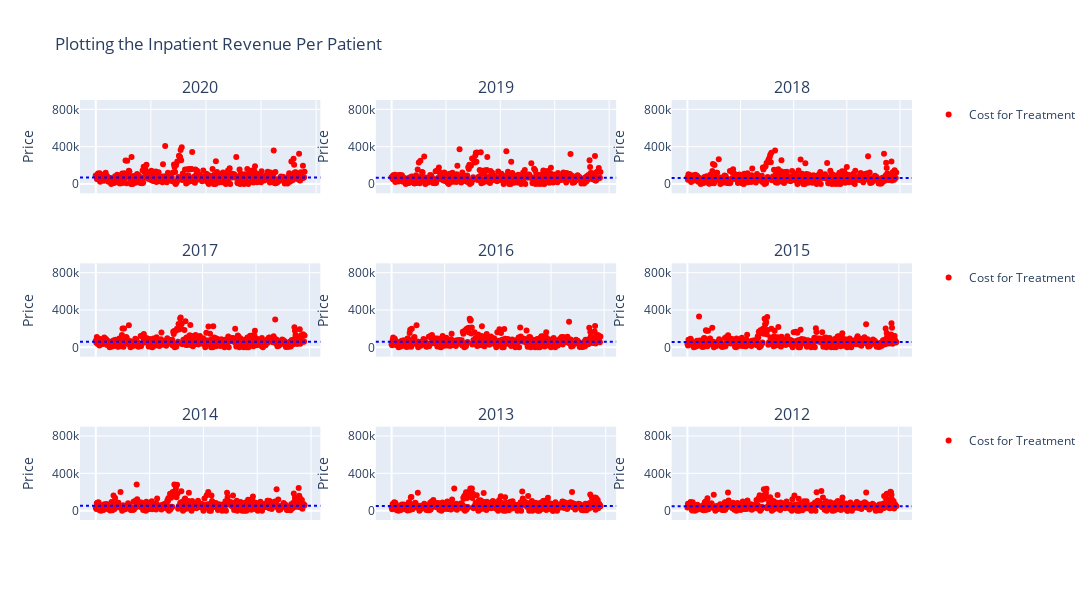

This figure's notebook cell:
### Markdown cell above
Graphing Inpatient Value over Time

### Code cell
fig = make_subplots(rows=3, cols=3, subplot_titles = ("2020", "2019", "2018", "2017", "2016", "2015", "2014", "2013", "2012"))

iplinearregressdata.append(statistics.median(iptnet2020))
iplinearregressdata.append(statistics.median(iptnet2019))
iplinearregressdata.append(statistics.median(iptnet2018))
iplinearregressdata.append(statistics.median(iptnet2017))
iplinearregressdata.append(statistics.median(iptnet2016))
iplinearregressdata.append(statistics.median(iptnet2015))
iplinearregressdata.append(statistics.median(iptnet2014))
iplinearregressdata.append(statistics.median(iptnet2013))
iplinearregressdata.append(statistics.median(iptnet2012))

iptscatter2020 = go.Scatter(x = iptnum2020, y = iptnet2020, mode = "markers", marker = dict(color = "red"), legendgroup = "1", name = "Cost for Treatment")
iptscatter2019 = go.Scatter(x = iptnum2019, y = iptnet2019, mode = "markers", marker = dict(color = "red"), showlegend = False)
iptscatter2018 = go.Scatter(x = iptnum2018, y = iptnet2018, mode = "markers", marker = dict(color = "red"), showlegend = False)
iptscatter2017 = go.Scatter(x = iptnum2017, y = iptnet2017, mode = "markers", marker = dict(color = "red"), legendgroup = "4", name = "Cost for Treatment")
iptscatter2016 = go.Scatter(x = iptnum2016, y = iptnet2016, mode = "markers", marker = dict(color = "red"), showlegend = False)
iptscatter2015 = go.Scatter(x = iptnum2015, y = iptnet2015, mode = "markers", marker = dict(color = "red"), showlegend = False)
iptscatter2014 = go.Scatter(x = iptnum2014, y = iptnet2014, mode = "markers", marker = dict(color = "red"), legendgroup = "7", name = "Cost for Treatment")
iptscatter2013 = go.Scatter(x = iptnum2013, y = iptnet2013, mode = "markers", marker = dict(color = "red"), showlegend = False)
iptscatter2012 = go.Scatter(x = iptnum2012, y = iptnet2012, mode = "markers", marker = dict(color = "red"), showlegend = False)

fig.append_trace(iptscatter2020, row=1, col=1)
fig.append_trace(iptscatter2019, row=1, col=2)
fig.append_trace(iptscatter2018, row=1, col=3)
fig.append_trace(iptscatter2017, row=2, col=1)
fig.append_trace(iptscatter2016, row=2, col=2)
fig.append_trace(iptscatter2015, row=2, col=3)
fig.append_trace(iptscatter2014, row=3, col=1)
fig.append_trace(iptscatter2013, row=3, col=2)
fig.append_trace(iptscatter2012, row=3, col=3)

fig.add_hline(y=statistics.median(iptnet2020), line_dash="dot", row=1, col=1, line_color="#0000FF", line_width=2)
fig.add_hline(y=statistics.median(iptnet2019), line_dash="dot", row=1, col=2, line_color="#0000FF", line_width=2)
fig.add_hline(y=statistics.median(iptnet2018), line_dash="dot", row=1, col=3, line_color="#0000FF", line_width=2)
fig.add_hline(y=statistics.median(iptnet2017), line_dash="dot", row=2, col=1, line_color="#0000FF", line_width=2)
fig.add_hline(y=statistics.median(iptnet2016), line_dash="dot", row=2, col=2, line_color="#0000FF", line_width=2)
fig.add_hline(y=statistics.median(iptnet2015), line_dash="dot", row=2, col=3, line_color="#0000FF", line_width=2)
fig.add_hline(y=statistics.median(iptnet2014), line_dash="dot", row=3, col=1, line_color="#0000FF", line_width=2)
fig.add_hline(y=statistics.median(iptnet2013), line_dash="dot", row=3, col=2, line_color="#0000FF", line_width=2)
fig.add_hline(y=statistics.median(iptnet2012), line_dash="dot", row=3, col=3, line_color="#0000FF", line_width=2)

fig.update_layout(title = "Plotting the Inpatient Revenue Per Patient", width = 2400, height = 600, yaxis1_title = "Price", yaxis2_title = "Price", yaxis3_title = "Price", yaxis4_title = "Price", yaxis5_title = "Price", yaxis6_title = "Price", yaxis7_title = "Price", yaxis8_title = "Price", yaxis9_title = "Price", legend_tracegroupgap = 144)
fig.update_yaxes(tickvals=[0, 400000, 800000], range = [-100000, 900000])
fig.update_xaxes(showticklabels=False)

fig.show()

### Figure 1 — Plotly figure (JSON) as saved in the notebook; plotly's stock layout.template omitted (floating-point values rounded to 4 significant figures; data arrays with more than 128 entries replaced by an {"elided": "..."} marker saying what was removed)
{"data": [{"legendgroup": "1", "marker": {"color": "red"}, "mode": "markers", "name": "Cost for Treatment", "type": "scatter", "x": {"elided": "380 int values"}, "xaxis": "x", "y": {"elided": "380 int values"}, "yaxis": "y"}, {"marker": {"color": "red"}, "mode": "markers", "showlegend": false, "type": "scatter", "x": {"elided": "385 int values"}, "xaxis": "x2", "y": {"elided": "385 int values"}, "yaxis": "y2"}, {"marker": {"color": "red"}, "mode": "markers", "showlegend": false, "type": "scatter", "x": {"elided": "394 int values"}, "xaxis": "x3", "y": {"elided": "394 int values"}, "yaxis": "y3"}, {"legendgroup": "4", "marker": {"color": "red"}, "mode": "markers", "name": "Cost for Treatment", "type": "scatter", "x": {"elided": "392 int values"}, "xaxis": "x4", "y": {"elided": "392 int values"}, "yaxis": "y4"}, {"marker": {"color": "red"}, "mode": "markers", "showlegend": false, "type": "scatter", "x": {"elided": "394 int values"}, "xaxis": "x5", "y": {"elided": "394 int values"}, "yaxis": "y5"}, {"marker": {"color": "red"}, "mode": "markers", "showlegend": false, "type": "scatter", "x": {"elided": "396 int values"}, "xaxis": "x6", "y": {"elided": "396 int values"}, "yaxis": "y6"}, {"legendgroup": "7", "marker": {"color": "red"}, "mode": "markers", "name": "Cost for Treatment", "type": "scatter", "x": {"elided": "389 int values"}, "xaxis": "x7", "y": {"elided": "389 int values"}, "yaxis": "y7"}, {"marker": {"color": "red"}, "mode": "markers", "showlegend": false, "type": "scatter", "x": {"elided": "391 int values"}, "xaxis": "x8", "y": {"elided": "391 int values"}, "yaxis": "y8"}, {"marker": {"color": "red"}, "mode": "markers", "showlegend": false, "type": "scatter", "x": {"elided": "397 int values"}, "xaxis": "x9", "y": {"elided": "397 int values"}, "yaxis": "y9"}], "layout": {"annotations": [{"font": {"size": 16}, "showarrow": false, "text": "2020", "x": 0.1444, "xanchor": "center", "xref": "paper", "y": 1, "yanchor": "bottom", "yref": "paper"}, {"font": {"size": 16}, "showarrow": false, "text": "2019", "x": 0.5, "xanchor": "center", "xref": "paper", "y": 1, "yanchor": "bottom", "yref": "paper"}, {"font": {"size": 16}, "showarrow": false, "text": "2018", "x": 0.8556, "xanchor": "center", "xref": "paper", "y": 1, "yanchor": "bottom", "yref": "paper"}, {"font": {"size": 16}, "showarrow": false, "text": "2017", "x": 0.1444, "xanchor": "center", "xref": "paper", "y": 0.6111, "yanchor": "bottom", "yref": "paper"}, {"font": {"size": 16}, "showarrow": false, "text": "2016", "x": 0.5, "xanchor": "center", "xref": "paper", "y": 0.6111, "yanchor": "bottom", "yref": "paper"}, {"font": {"size": 16}, "showarrow": false, "text": "2015", "x": 0.8556, "xanchor": "center", "xref": "paper", "y": 0.6111, "yanchor": "bottom", "yref": "paper"}, {"font": {"size": 16}, "showarrow": false, "text": "2014", "x": 0.1444, "xanchor": "center", "xref": "paper", "y": 0.2222, "yanchor": "bottom", "yref": "paper"}, {"font": {"size": 16}, "showarrow": false, "text": "2013", "x": 0.5, "xanchor": "center", "xref": "paper", "y": 0.2222, "yanchor": "bottom", "yref": "paper"}, {"font": {"size": 16}, "showarrow": false, "text": "2012", "x": 0.8556, "xanchor": "center", "xref": "paper", "y": 0.2222, "yanchor": "bottom", "yref": "paper"}], "height": 600, "legend": {"tracegroupgap": 144}, "shapes": [{"line": {"color": "#0000FF", "dash": "dot", "width": 2}, "type": "line", "x0": 0, "x1": 1, "xref": "x domain", "y0": 70160.0, "y1": 70160.0, "yref": "y"}, {"line": {"color": "#0000FF", "dash": "dot", "width": 2}, "type": "line", "x0": 0, "x1": 1, "xref": "x2 domain", "y0": 66839, "y1": 66839, "yref": "y2"}, {"line": {"color": "#0000FF", "dash": "dot", "width": 2}, "type": "line", "x0": 0, "x1": 1, "xref": "x3 domain", "y0": 63930.0, "y1": 63930.0, "yref": "y3"}, {"line": {"color": "#0000FF", "dash": "dot", "width": 2}, "type": "line", "x0": 0, "x1": 1, "xref": "x4 domain", "y0": 60609, "y1": 60609, "yref": "y4"}, {"line": {"color": "#0000FF", "dash": "dot", "width": 2}, "type": "line", "x0": 0, "x1": 1, "xref": "x5 domain", "y0": 59750.0, "y1": 59750.0, "yref": "y5"}, {"line": {"color": "#0000FF", "dash": "dot", "width": 2}, "type": "line", "x0": 0, "x1": 1, "xref": "x6 domain", "y0": 55940.0, "y1": 55940.0, "yref": "y6"}, {"line": {"color": "#0000FF", "dash": "dot", "width": 2}, "type": "line", "x0": 0, "x1": 1, "xref": "x7 domain", "y0": 53242, "y1": 53242, "yref": "y7"}, {"line": {"color": "#0000FF", "dash": "dot", "width": 2}, "type": "line", "x0": 0, "x1": 1, "xref": "x8 domain", "y0": 50912, "y1": 50912, "yref": "y8"}, {"line": {"color": "#0000FF", "dash": "dot", "width": 2}, "type": "line", "x0": 0, "x1": 1, "xref": "x9 domain", "y0": 48544, "y1": 48544, "yref": "y9"}], "title": {"text": "Plotting the Inpatient Revenue Per Patient"}, "width": 2400, "xaxis": {"anchor": "y", "domain": [0, 0.2889], "showticklabels": false}, "xaxis2": {"anchor": "y2", "domain": [0.3556, 0.6444], "showticklabels": false}, "xaxis3": {"anchor": "y3", "domain": [0.7111, 1], "showticklabels": false}, "xaxis4": {"anchor": "y4", "domain": [0, 0.2889], "showticklabels": false}, "xaxis5": {"anchor": "y5", "domain": [0.3556, 0.6444], "showticklabels": false}, "xaxis6": {"anchor": "y6", "domain": [0.7111, 1], "showticklabels": false}, "xaxis7": {"anchor": "y7", "domain": [0, 0.2889], "showticklabels": false}, "xaxis8": {"anchor": "y8", "domain": [0.3556, 0.6444], "showticklabels": false}, "xaxis9": {"anchor": "y9", "domain": [0.7111, 1], "showticklabels": false}, "yaxis": {"anchor": "x", "domain": [0.7778, 1], "range": [-100000, 900000], "tickvals": [0, 400000, 800000], "title": {"text": "Price"}}, "yaxis2": {"anchor": "x2", "domain": [0.7778, 1], "range": [-100000, 900000], "tickvals": [0, 400000, 800000], "title": {"text": "Price"}}, "yaxis3": {"anchor": "x3", "domain": [0.7778, 1], "range": [-100000, 900000], "tickvals": [0, 400000, 800000], "title": {"text": "Price"}}, "yaxis4": {"anchor": "x4", "domain": [0.3889, 0.6111], "range": [-100000, 900000], "tickvals": [0, 400000, 800000], "title": {"text": "Price"}}, "yaxis5": {"anchor": "x5", "domain": [0.3889, 0.6111], "range": [-100000, 900000], "tickvals": [0, 400000, 800000], "title": {"text": "Price"}}, "yaxis6": {"anchor": "x6", "domain": [0.3889, 0.6111], "range": [-100000, 900000], "tickvals": [0, 400000, 800000], "title": {"text": "Price"}}, "yaxis7": {"anchor": "x7", "domain": [0, 0.2222], "range": [-100000, 900000], "tickvals": [0, 400000, 800000], "title": {"text": "Price"}}, "yaxis8": {"anchor": "x8", "domain": [0, 0.2222], "range": [-100000, 900000], "tickvals": [0, 400000, 800000], "title": {"text": "Price"}}, "yaxis9": {"anchor": "x9", "domain": [0, 0.2222], "range": [-100000, 900000], "tickvals": [0, 400000, 800000], "title": {"text": "Price"}}}}
